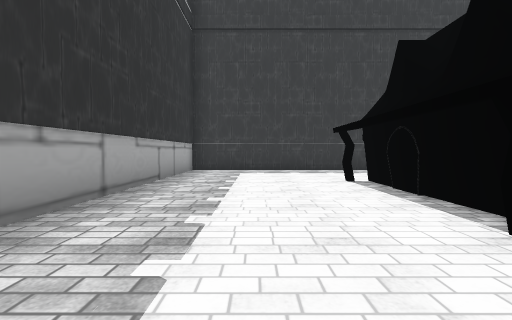
[1] (above)

24 first-person views from a walk through a scene from a Unity 3-D project. The camera is 1.3 m above the floor, tilts 2° down and sees 90° across. The floor is counted in squares, 2 m on a side. Each view is taken from the middle of a square. On the plan, view 1 faces up. The plan holds only what a view shows up to about 9 squares ahead; the rest is blank. The place goes on beyond the plan. Some animated figures are left out. Some surface patterns are stand-ins.

[2]
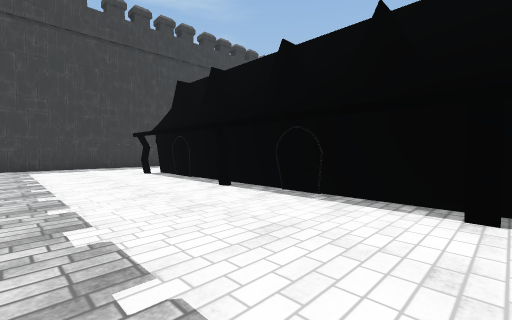

[3]
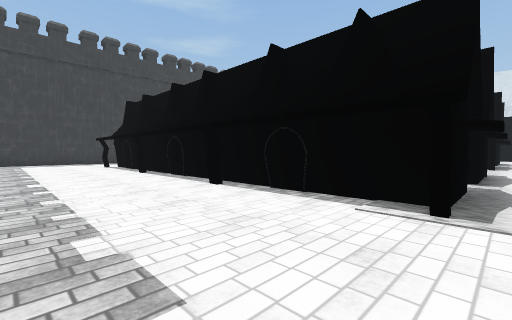

[4]
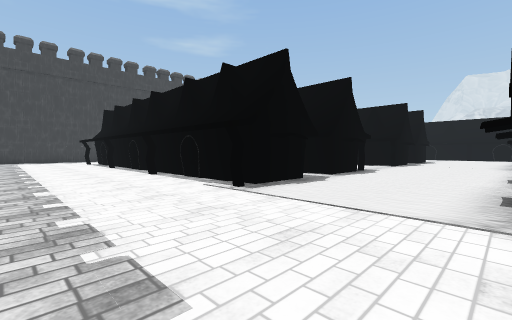

[5]
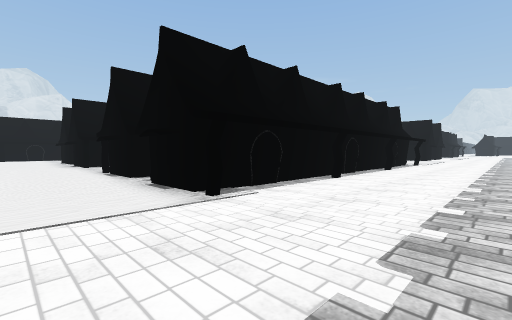

[6]
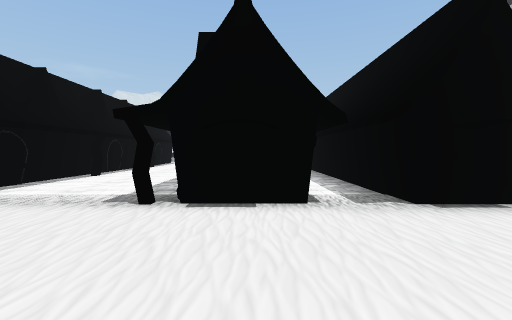

[7]
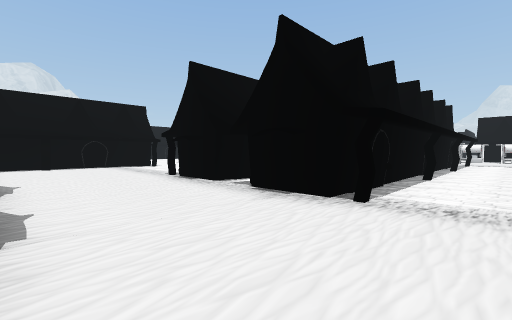

[8]
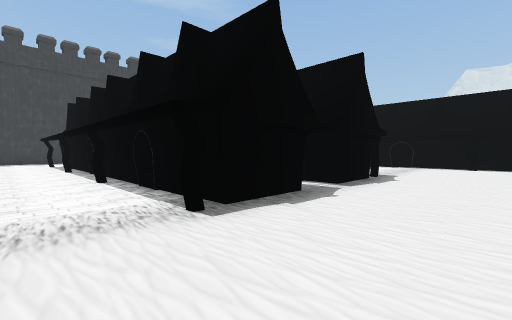

[9]
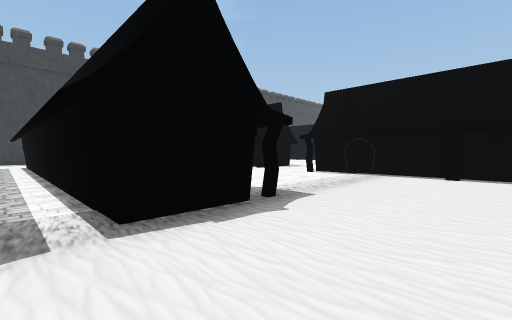

[10]
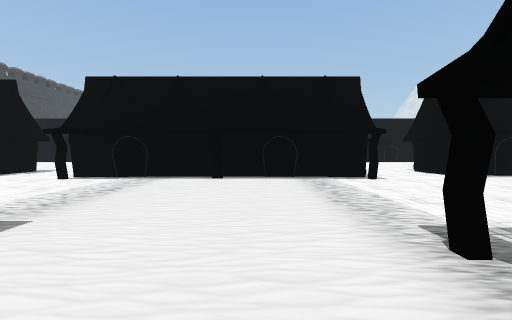

[11]
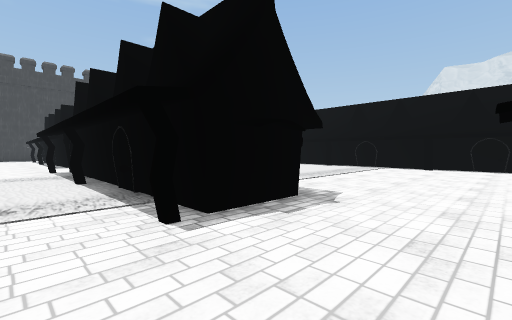

[12]
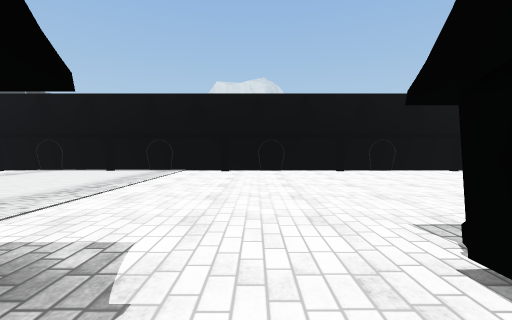

[13]
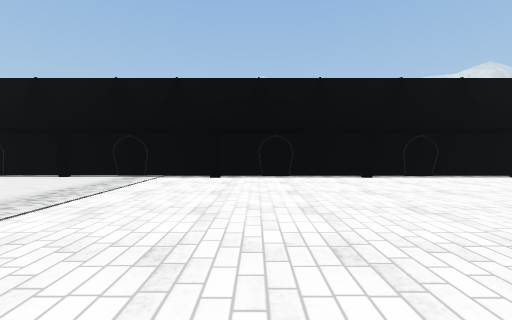

[14]
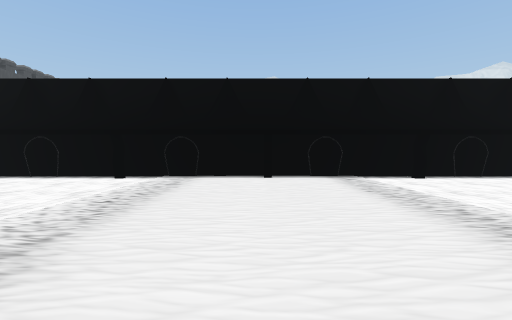

[15]
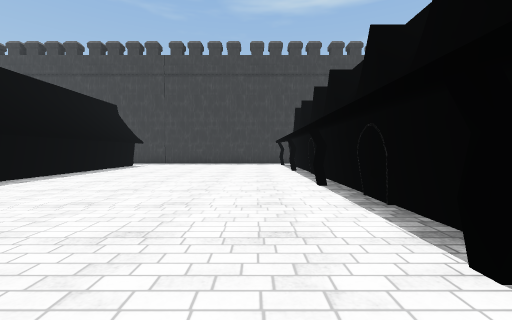

[16]
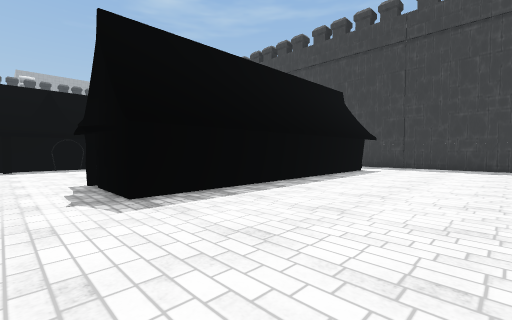

[17]
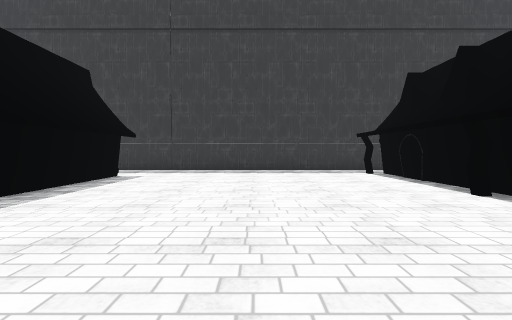

[18]
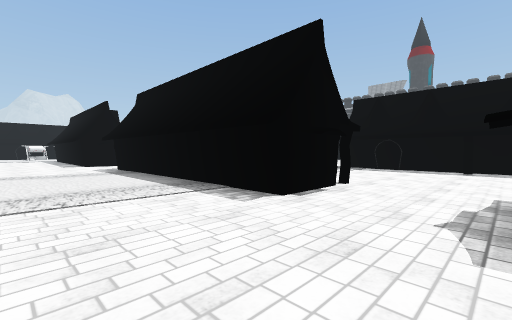

[19]
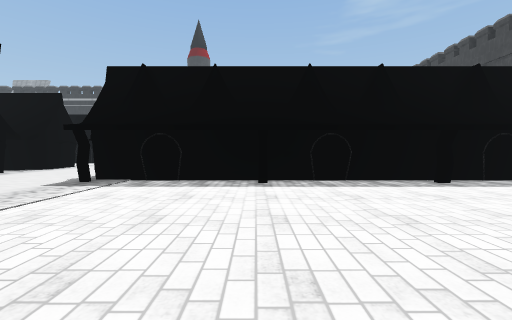

[20]
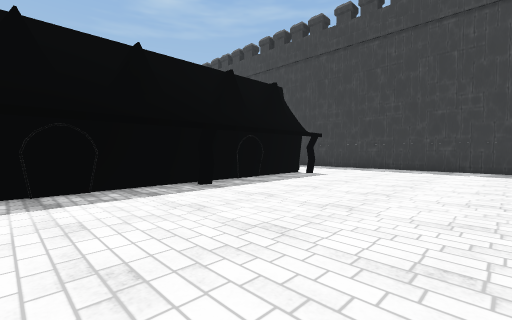

[21]
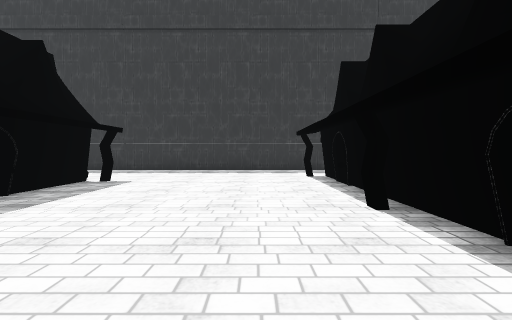

[22]
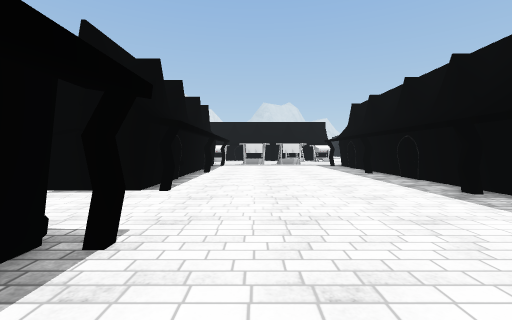

[23]
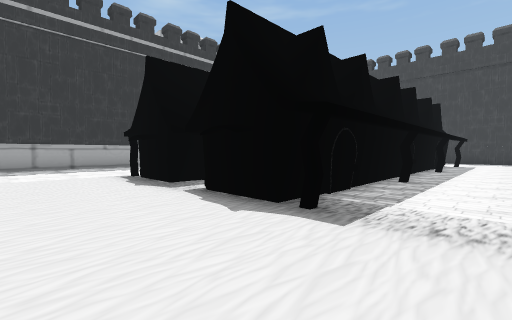

[24]
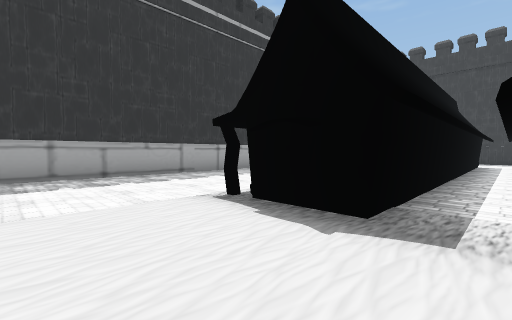

### Floor plan
Key: @ floor where view 1 was taken; # wall or solid block; . floor; H house; O other object.
Columns run from 2 left of view 1 to 30 right of it. Each row starts with its distance up from view 1.
  9 #######        ##################
  8 #.....          .................
  7 #.....          ...............HH
  6 #.....           .H....##.......#
  5 #...H            H.....H#.......#
  4 #.... #. H...H .#H..... #......H#
  3 #.... #. #...# .##..... #.......#
  2 #...H #. #...# .##H....##.......H
  1  .... #. #...# .##.....H#.......#
  0  .@.. #. H...H .#H..... #......H#
 -1  .... #. #...# .##.....##.......#
 -2 #...H #. #...# .##H.............H
 -3 #....  . #...# . #....H.........#
 -4 #....  . H...H . H....H# ......HH
 -5 #....##.##...# .##.....# .......#
 -6 #...HH............H....##.......#
 -7 #.....................H##......HH
 -8 #......................##.......#
 -9  ...H  .#H.............##.......H
-10  ....  .  ...##.# .....##.......#
-11  .... #. H...H   H....H#.......H#
-12  .... #.  ...#    ..............#
-13  ...H #   ...#H  #..............H
-14  .... #    ..#   #.....# .......#
-15  .... #    ..#   H.....H  .....H#
-16  ....      ..#   #.....#    ....H
-17  ...O      ..#O H#.....#     ...#
-18  ..        ..    #.....#      .HO

Where each view was taken, in squares from view 1:
view 1: 0 up, 0 right, facing up
view 2: 2 down, 1 left, facing up-right
view 3: 6 down, 1 left, facing up-right
view 4: 9 down, 1 left, facing up-right
view 5: 7 down, 1 left, facing down-right
view 6: 6 down, 6 right, facing down
view 7: 6 down, 9 right, facing down-right
view 8: 8 down, 9 right, facing up-right
view 9: 8 down, 13 right, facing up-right
view 10: 8 down, 14 right, facing right
view 11: 13 down, 19 right, facing up-right
view 12: 12 down, 21 right, facing right
view 13: 12 down, 23 right, facing right
view 14: 7 down, 23 right, facing right
view 15: 5 down, 28 right, facing up
view 16: 2 down, 26 right, facing up-left
view 17: 0 up, 26 right, facing up
view 18: 1 down, 25 right, facing down-left
view 19: 2 down, 21 right, facing left
view 20: 1 down, 20 right, facing up-left
view 21: 0 up, 19 right, facing up
view 22: 9 down, 19 right, facing down
view 23: 8 down, 9 right, facing up-left
view 24: 8 down, 5 right, facing up-left
